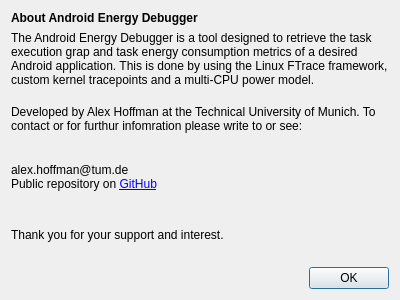
<?xml version="1.0" encoding="UTF-8"?>
<ui version="4.0">
 <class>Dialog</class>
 <widget class="QDialog" name="Dialog">
  <property name="geometry">
   <rect>
    <x>0</x>
    <y>0</y>
    <width>400</width>
    <height>300</height>
   </rect>
  </property>
  <property name="windowTitle">
   <string>About Android Energy Debugger</string>
  </property>
  <property name="modal">
   <bool>true</bool>
  </property>
  <layout class="QVBoxLayout" name="verticalLayout">
   <item>
    <widget class="QLabel" name="label">
     <property name="sizePolicy">
      <sizepolicy hsizetype="Preferred" vsizetype="Maximum">
       <horstretch>0</horstretch>
       <verstretch>0</verstretch>
      </sizepolicy>
     </property>
     <property name="text">
      <string>&lt;b&gt;About Android Energy Debugger &lt;/b&gt;</string>
     </property>
    </widget>
   </item>
   <item>
    <widget class="QLabel" name="label_2">
     <property name="text">
      <string>The Android Energy Debugger is a tool designed to retrieve the task execution grap and task energy consumption metrics of a desired Android application. This is done by using the Linux FTrace framework, custom kernel tracepoints and a multi-CPU power model.</string>
     </property>
     <property name="wordWrap">
      <bool>true</bool>
     </property>
    </widget>
   </item>
   <item>
    <widget class="QLabel" name="label_3">
     <property name="text">
      <string>Developed by Alex Hoffman at the Technical University of Munich. To contact or for furthur infomration please write to or see:</string>
     </property>
     <property name="wordWrap">
      <bool>true</bool>
     </property>
    </widget>
   </item>
   <item>
    <widget class="QLabel" name="label_4">
     <property name="text">
      <string>alex.hoffman@tum.de&lt;br&gt;Public repository on &lt;a href=https://github.com/alxhoff/Android-Energy-Debugger&gt;GitHub&lt;/a&gt;</string>
     </property>
     <property name="wordWrap">
      <bool>true</bool>
     </property>
     <property name="openExternalLinks">
      <bool>true</bool>
     </property>
    </widget>
   </item>
   <item>
    <widget class="QLabel" name="label_5">
     <property name="text">
      <string>Thank you for your support and interest.</string>
     </property>
     <property name="wordWrap">
      <bool>true</bool>
     </property>
    </widget>
   </item>
   <item>
    <widget class="QDialogButtonBox" name="buttonBox">
     <property name="orientation">
      <enum>Qt::Horizontal</enum>
     </property>
     <property name="standardButtons">
      <set>QDialogButtonBox::Ok</set>
     </property>
    </widget>
   </item>
  </layout>
 </widget>
 <resources/>
 <connections>
  <connection>
   <sender>buttonBox</sender>
   <signal>accepted()</signal>
   <receiver>Dialog</receiver>
   <slot>accept()</slot>
   <hints>
    <hint type="sourcelabel">
     <x>248</x>
     <y>254</y>
    </hint>
    <hint type="destinationlabel">
     <x>157</x>
     <y>274</y>
    </hint>
   </hints>
  </connection>
  <connection>
   <sender>buttonBox</sender>
   <signal>rejected()</signal>
   <receiver>Dialog</receiver>
   <slot>reject()</slot>
   <hints>
    <hint type="sourcelabel">
     <x>316</x>
     <y>260</y>
    </hint>
    <hint type="destinationlabel">
     <x>286</x>
     <y>274</y>
    </hint>
   </hints>
  </connection>
 </connections>
</ui>
